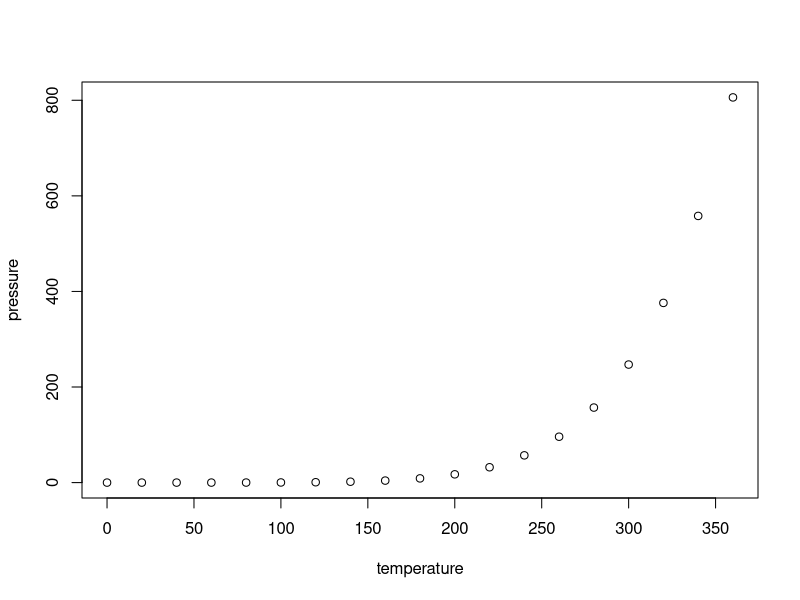
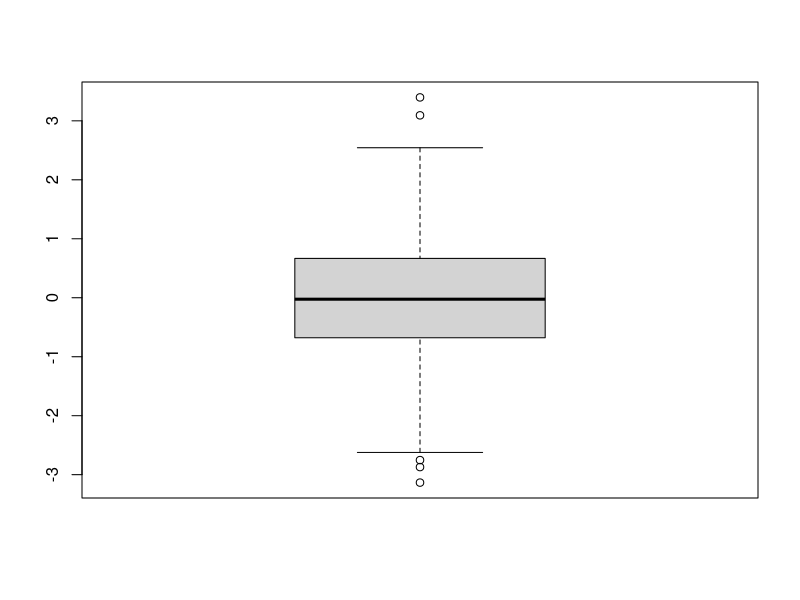
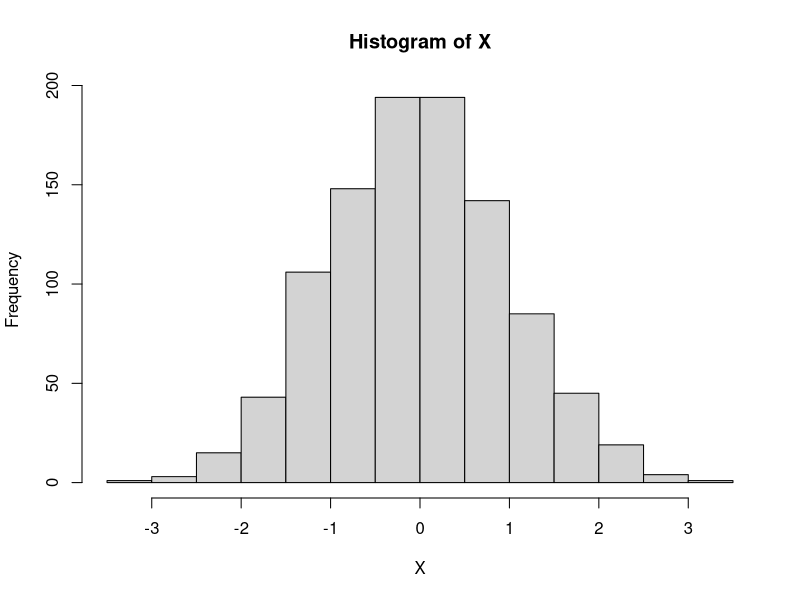

Here is the R script that generated these plots, in order:
## ---- chunk 1
knitr::opts_chunk$set(echo = TRUE)
## ---- chunk 2
(today <- Sys.Date())
## ---- chunk 3
summary(cars)
## ---- chunk 4
plot(pressure)
## ---- chunk 5
n=1000
X=rnorm(n)
boxplot(X)
## ---- chunk 6
n=1000
X=rnorm(n)
hist(X)
